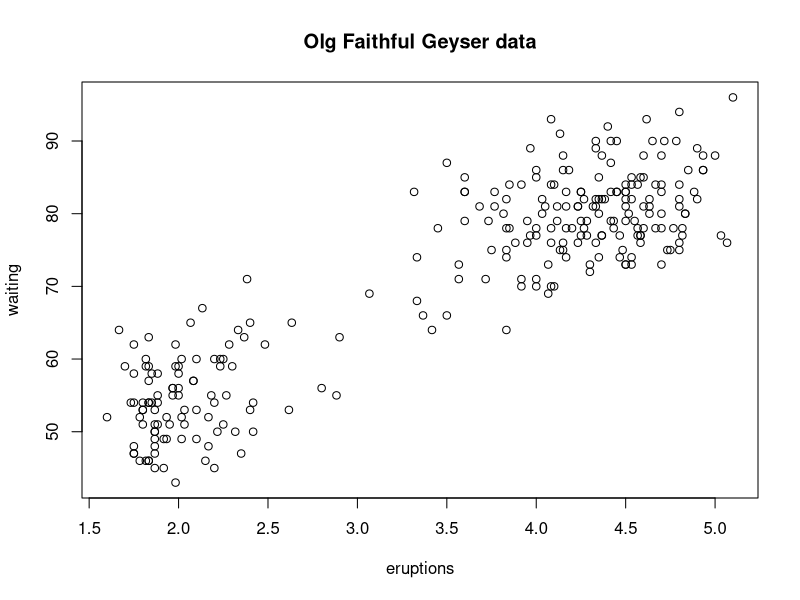
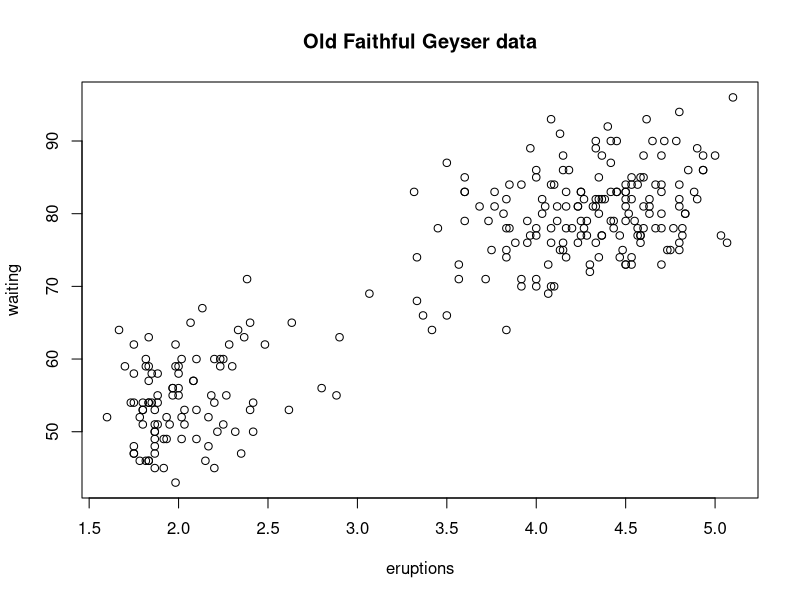

The R source for these figures, in order:
# Ver los dispositivos en donde se puede mostrar la gráfica
?Devices
# Generar una gráfica en pantalla
library(datasets)
with(faithful, plot(eruptions, waiting))
title(main = "Olg Faithful Geyser data")
# Graficar a un archivo, no se mostrará en la pantalla
pdf(file = "ejercicios/myplot.pdf")
with(faithful, plot(eruptions, waiting))
title(main = "Old Faithful Geyser data")
dev.off() # Cierra el archivo pdf, siempre se hace